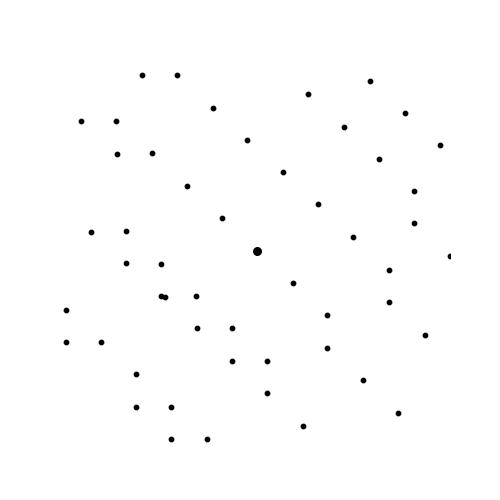
#> input picture simulation/volume_500/CELL_9.252_6.813_8.089_118.29_90.72_100.71_WL_0.0407_ExcErr_0.015_RES_0.85/DIFF_9.252_6.813_8.089_118.29_90.72_100.71_ori_-0.0442_3.8588_-8.0414.jpg, 500 x 500 px
$ python create_overlay.py ../simulation/volume_500/CELL_9.252_6.813_8.089_118.29_90.72_100.71_WL_0.0407_ExcErr_0.015_RES_0.85 out
#> lines starting #> are read from the running program, lines starting #| are printed output that depends on the picture; after the words box and inside, x2 and y2 are one past the last pixel; in counts of white or black regions, pixels touching at a corner belong together
import cv2
import numpy as np
import os
import random
import argparse

def load_images_from_folder(folder):
    images = []
    for filename in os.listdir(folder):
        img = cv2.imread(os.path.join(folder, filename), cv2.IMREAD_GRAYSCALE)
#> img is the input picture: shape (500, 500); min 0, max 255, mean 253.5
        if img is not None:
            images.append(img)
    return images

def overlay_images(img1, img2):
    # Ensure both images are binary
    _, img1 = cv2.threshold(img1, 127, 255, cv2.THRESH_BINARY)
    _, img2 = cv2.threshold(img2, 127, 255, cv2.THRESH_BINARY)

    # Resize images to the same size if necessary
    if img1.shape != img2.shape:
        img2 = cv2.resize(img2, (img1.shape[1], img1.shape[0]))

    # Overlay images
    overlay = cv2.bitwise_and(img1, img2)
    return overlay

def main(folder, output_folder):
    images = load_images_from_folder(folder)
#> images = 2 items

    if len(images) < 2:
        print("Not enough images to overlay.")
        return

    os.makedirs(output_folder, exist_ok=True)

    for i in range(len(images)):
        img1 = images[i]
        img2 = random.choice(images)
        while img2 is img1:
            img2 = random.choice(images)

        overlay = overlay_images(img1, img2)
        cv2.imwrite(os.path.join(output_folder,f'overlay_{i}.jpg'), cv2.cvtColor(overlay, cv2.COLOR_GRAY2BGR))
#> this loop made 2 passes
#> pass 1, in overlay_images, `_, img2 = cv2.threshold(img2, 127, 255, cv2.THRESH_BINARY)`:
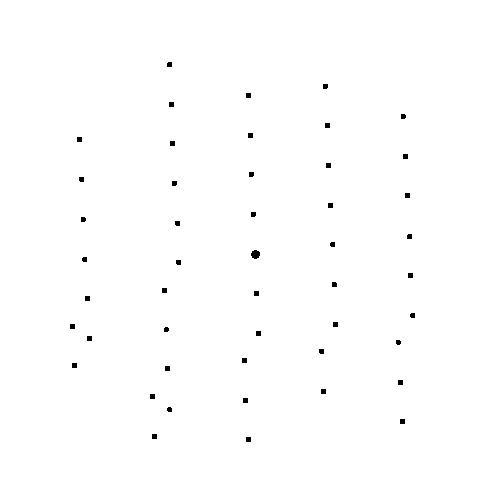
#> img2: shape (500, 500); 99.5% white; 48 black regions, largest, box (x1, y1, x2, y2) and area: (251, 250, 260, 259) 62, (246, 93, 251, 98) 25, (169, 102, 174, 107) 25
#> pass 1, in overlay_images, `overlay = cv2.bitwise_and(img1, img2)`:
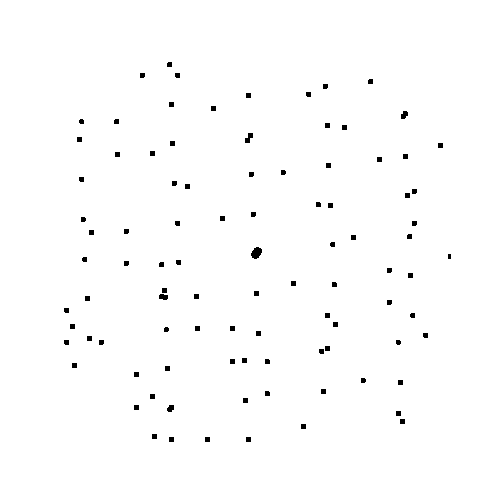
#> overlay: shape (500, 500); 99% white; 95 black regions (1 under 20 px), largest, box (x1, y1, x2, y2) and area: (251, 247, 262, 259) 93, (245, 133, 253, 143) 50, (159, 294, 168, 300) 44

if __name__ == "__main__":
    parser = argparse.ArgumentParser(description='Overlay images from a specified folder.')
    parser.add_argument('folder', type=str, help='Path to the folder containing images')
    parser.add_argument('output_folder', type=str, help='Path to the folder to save overlay images')
    args = parser.parse_args()
    main(args.folder, args.output_folder)
